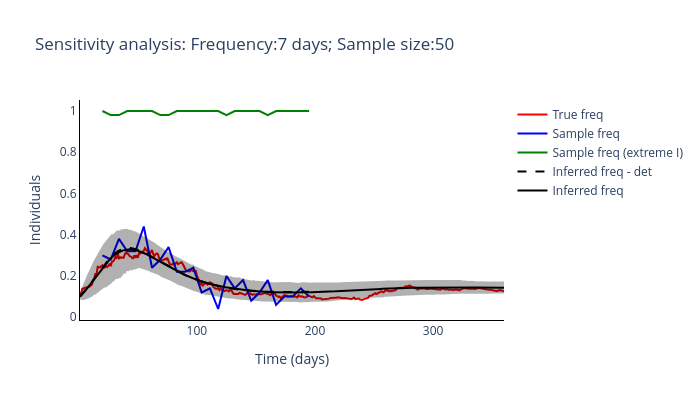
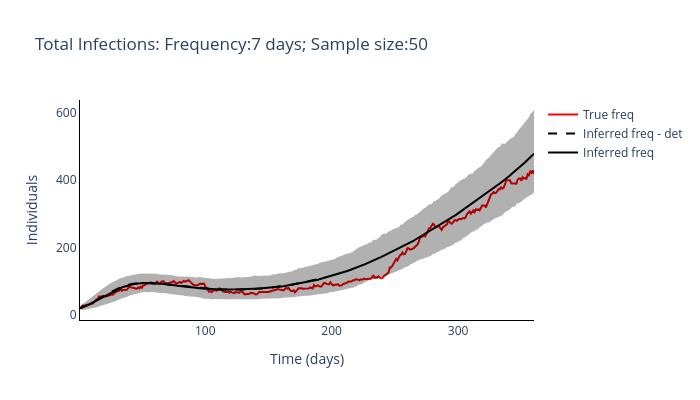

Notebook cell for these charts, in order:
### Code cell
routine_run(freq_samplying_range[2], sample_size_range[3])

### Figure 1 — Plotly figure (JSON) as saved in the notebook; plotly's stock layout.template omitted (floating-point values rounded to 4 significant figures; data arrays with more than 128 entries replaced by an {"elided": "..."} marker saying what was removed)
{"data": [{"line": {"color": "red"}, "mode": "lines", "name": "True freq", "type": "scatter", "x": {"elided": "360 int values"}, "y": {"elided": "360 float values"}}, {"line": {"color": "blue"}, "mode": "lines", "name": "Sample freq", "type": "scatter", "x": [20, 27, 34, 41, 48, 55, 62, 69, 76, 83, 90, 97, 104, 111, 118, 125, 132, 139, 146, 153, 160, 167, 174, 181, 188, 195], "y": [0.3, 0.28, 0.38, 0.32, 0.32, 0.44, 0.24, 0.28, 0.34, 0.22, 0.22, 0.24, 0.12, 0.14, 0.04, 0.2, 0.14, 0.18, 0.08, 0.12, 0.18, 0.06, 0.1, 0.1, 0.14, 0.1]}, {"line": {"color": "green"}, "mode": "lines", "name": "Sample freq (extreme I)", "type": "scatter", "x": [20, 27, 34, 41, 48, 55, 62, 69, 76, 83, 90, 97, 104, 111, 118, 125, 132, 139, 146, 153, 160, 167, 174, 181, 188, 195], "y": [1, 0.98, 0.98, 1, 1, 1, 1, 0.98, 0.98, 1, 1, 1, 1, 1, 1, 0.98, 1, 1, 1, 1, 0.98, 1, 1, 1, 1, 1]}, {"line": {"color": "black", "dash": "dash"}, "mode": "lines", "name": "Inferred freq - det", "type": "scatter", "x": {"elided": "360 int values"}, "y": {"elided": "195 float values"}}, {"line": {"color": "black"}, "mode": "lines", "name": "Inferred freq", "type": "scatter", "x": {"elided": "360 int values"}, "y": {"elided": "360 float values"}}, {"fill": "toself", "fillcolor": "black", "line": {"color": "black"}, "mode": "lines", "name": "Inferred freq", "opacity": 0.3, "showlegend": false, "type": "scatter", "x": {"elided": "720 int values"}, "y": {"elided": "720 float values"}}], "layout": {"height": 400, "plot_bgcolor": "white", "title": {"text": "Sensitivity analysis: Frequency:7 days; Sample size:50"}, "width": 700, "xaxis": {"linecolor": "black", "title": {"text": "Time (days)"}}, "yaxis": {"linecolor": "black", "title": {"text": "Individuals"}}}}

### Figure 2 — Plotly figure (JSON) as saved in the notebook; plotly's stock layout.template omitted (floating-point values rounded to 4 significant figures; data arrays with more than 128 entries replaced by an {"elided": "..."} marker saying what was removed)
{"data": [{"line": {"color": "red"}, "mode": "lines", "name": "True freq", "type": "scatter", "x": {"elided": "360 int values"}, "y": {"elided": "360 int values"}}, {"line": {"color": "black", "dash": "dash"}, "mode": "lines", "name": "Inferred freq - det", "type": "scatter", "x": {"elided": "360 int values"}, "y": {"elided": "195 float values"}}, {"line": {"color": "black"}, "mode": "lines", "name": "Inferred freq", "type": "scatter", "x": {"elided": "360 int values"}, "y": {"elided": "360 float values"}}, {"fill": "toself", "fillcolor": "black", "line": {"color": "black"}, "mode": "lines", "name": "Inferred freq", "opacity": 0.3, "showlegend": false, "type": "scatter", "x": {"elided": "720 int values"}, "y": {"elided": "720 float values"}}], "layout": {"height": 400, "plot_bgcolor": "white", "title": {"text": "Total Infections: Frequency:7 days; Sample size:50"}, "width": 700, "xaxis": {"linecolor": "black", "title": {"text": "Time (days)"}}, "yaxis": {"linecolor": "black", "title": {"text": "Individuals"}}}}
